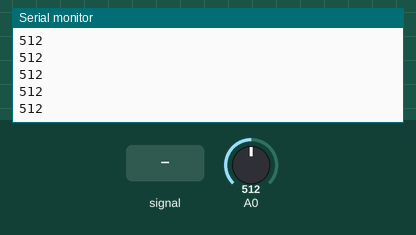
This sketch was run on a simulated Arduino Uno, built with avr-gcc and run on an emulated ATmega328P. Shown: the last lines printed to the serial monitor. Inputs (shaded band) come from the test bench; at power-on: A0 = 512.

Above: at 1.2 s.
1.3 s: A0 fed a 200 Hz sine of ±81 counts around its level
At 1.8 s:
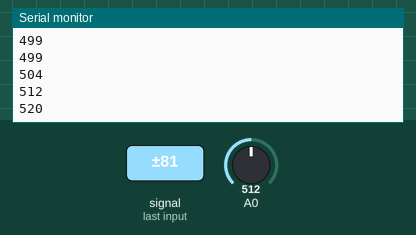
2.8 s: A0 set to 716
At 3.5 s:
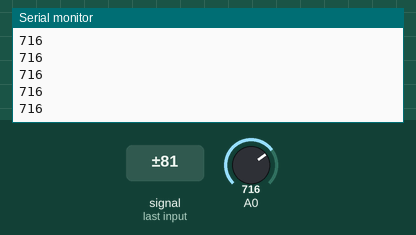
4.3 s: A0 set to 900
At 5.4 s:
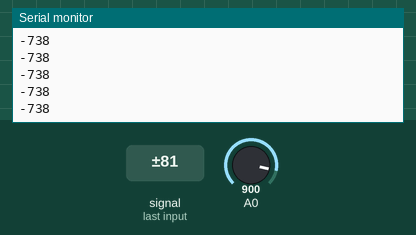
Timing chart, 0 to 7.3 s (numbered marks = the images above; inputs shaded):
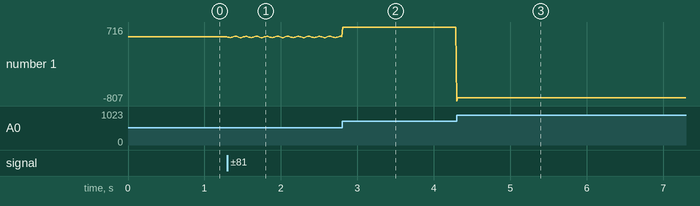

Measured:
- after the input at 1.3 s, the serial monitor: prints a new line at once (image 1)
- after the input at 2.8 s, the serial monitor: prints a new line at once (image 2)
- after the input at 4.3 s, the serial monitor: prints a new line at once (image 3)
- plotted number 1: 512 → 519 after the input at 1.3 s, 519 → 716 after the input at 2.8 s, 716 → -738 after the input at 4.3 s

The sketch:

sketch_dec07c.ino
```cpp
void  setup ( )  {
  // // Comunicação séria para 9600 baud
  Serial . begin( 9600 ) ;
}


void  loop ( )  {
  // Nós lemos a média da entrada analógica 0
  int  ADC_SHARP = ADC0_media ( 40) ;

  Serial . println ( ADC_SHARP ) ;
  delay ( 10 ) ;
}

int  ADC0_media ( int  n )
{
  int soma = 0 ;
  for ( int i = 0 ; i < n ; i ++ ) {
    soma = soma + analogRead ( A0 ) ;
  }
  return ( soma / n ) ;
}
```
